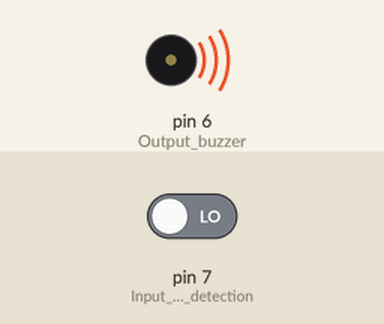
A sketch run on a simulated Arduino Uno, built with avr-gcc and run on an emulated ATmega328P. On the bench: buzzer (waves = sounding, pin HIGH). The inputs (shaded band) are chosen by the test bench; at power-on: pin 7 (Input_laser_detection) LOW.

Above: at 2.8 s.
2.9 s: pin 7 (Input_laser_detection) driven HIGH
At 3.5 s:
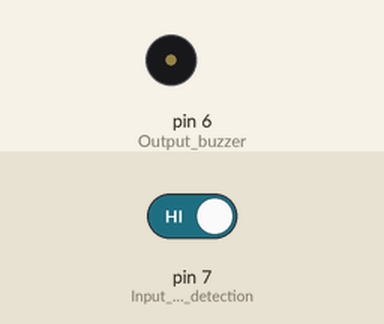
4.5 s: pin 7 (Input_laser_detection) driven LOW
At 6.4 s:
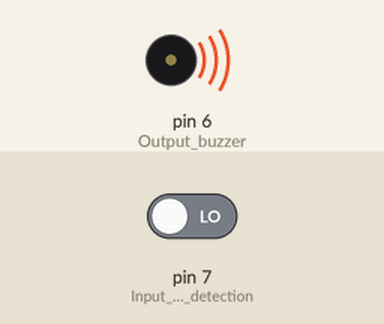
Timing chart, 0 to 7.9 s (numbered marks = the images above; inputs shaded):
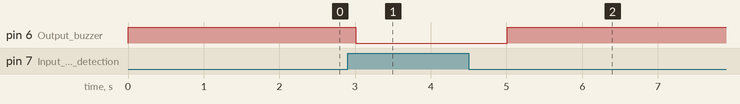

The sketch:

flame_sensor_ardunio.ino
```cpp
#include <LiquidCrystal.h>
#define Output_buzzer 6
#define Input_laser_detection 7
LiquidCrystal lcd(0,1,2,3,4,5);
void laser_on(){
      digitalWrite(Output_buzzer,LOW);
      lcd.clear();
      lcd.print("laser Detection");
      delay(1000);
}
void laser_off(){
      digitalWrite(Output_buzzer,HIGH);
      lcd.clear();
      lcd.print("No laser Detection");
      delay(1000);
}

void setup() {
  // put your setup code here, to run once:

pinMode(Input_laser_detection,INPUT);
pinMode(Output_buzzer,OUTPUT);
}

void loop() {
  // put your main code here, to run repeatedly:
if(digitalRead(Input_laser_detection)==HIGH){
      laser_on();
}
else {
  laser_off();
}
}
```

Measured:
- after the input at 2.9 s, pin 6 (Output_buzzer): HIGH → LOW after 0.11 s
- after the input at 4.5 s, pin 6 (Output_buzzer): LOW → HIGH after 0.51 s
